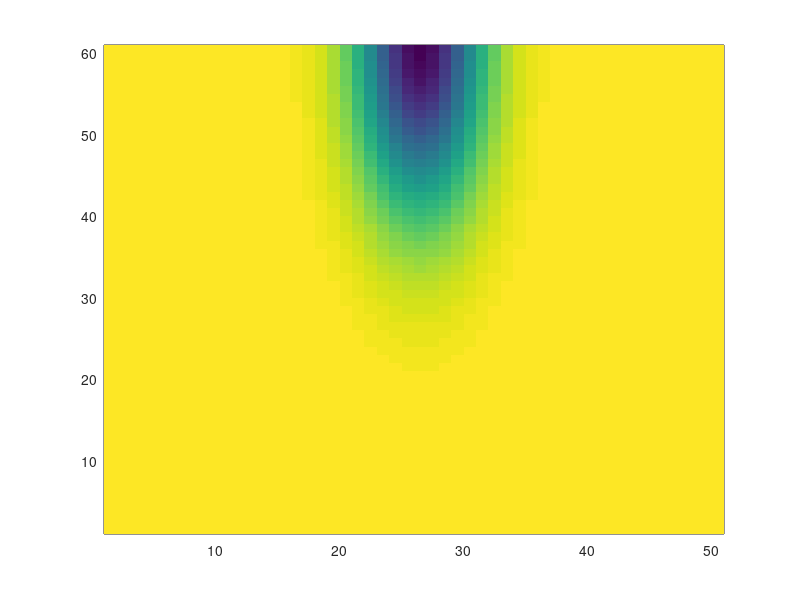

This figure's MATLAB source: (Note: this script raises an error after producing the figure.)
clear all
close all

%%%%%%%%%%%%%%%%%%%%%%%%%%%%%%%%%%%%%%%%%%%%%%%%%%%%%%%%%%%%%%%%%%%%%%%%%%%
%%%%%%%%%%%  THIS SCRIPT VERIFIES THE PROCEDURES IN INWAVE %%%%%%%%%%%%%%%%
%%%%%%%%%%%%%    TO REPRODUCE WAVE CURRENT INTERACTION     %%%%%%%%%%%%%%%%
%%%%%%%%%%%%%%%%%%%%%%%%%%%%%%%%%%%%%%%%%%%%%%%%%%%%%%%%%%%%%%%%%%%%%%%%%%%

% 1) DEFINE TIME VECTOR, SIMULATION DOMAIN, WATER DEPTH and CURRENTS.

dt=600;
dx=1000;
dy=1000;

t=[0:dt:24*3600];

[X,Y]=meshgrid(0:dx:50*dx,0:dy:60*dy);

[nm,nn]=size(X);

nt=length(t);

h0=10*ones(size(X));

%u0=zeros(size(X));
u0=-exp( -((X-25000)./5000).^2-((60*1000-Y)./20000).^2);
pcolor(u0)
shading flat
colorbar 'vertical'
u=zeros(nt,nm,nn);
h=zeros(nt,nm,nn);

for tt=1:nt
    for jj=1:nm
        for ii=1:nn
            u(tt,jj,ii)=0.1*u0(jj,ii)*sin(2*pi/(12*3600).*t(1,tt));
            h(tt,jj,ii)=h0(jj,ii)+sin(2*pi/(12*3600).*t(1,tt));
        end
    end
end

% 2) DEFINE THE ABSOLUTE PERIOD

Ta=ones(size(h0)).*10;

% 3) DEFINE THE RELATIVE PERIOD

Ta;


wr=zeros(size(u));
wa=zeros(size(u));
Tr=zeros(size(u));
k=zeros(size(u));

Tr(1,:,:)=Ta;
wr(1,:,:)=(2*pi)./Tr(1,:,:);


wa=zeros(size(u));

clear L error

for tt=1:nt-1

display(tt) 
  
  for jj=1:nm
    for ii=1:nn
      error=1000;
      L0(jj,ii)=(9.81*Tr(tt,jj,ii)^2)./(2*pi);
      L1(jj,ii)=L0(jj,ii)*tanh(2*pi*h(tt,jj,ii)/L0(jj,ii));
      while(error>0.1)
        L(jj,ii)=L0(jj,ii)*tanh(2*pi*h(tt,jj,ii)./L1(jj,ii));
        error=abs(L(jj,ii)-L1(jj,ii))/L(jj,ii)*100;
        L1(jj,ii)=L(jj,ii);
      end
      k(tt,jj,ii)=(2*pi/L(jj,ii)); 
    end
  end


% 6) COMPUTE THE WAVE ABSOLUTE FREQUENCY
    
wa(tt,:,:)=wr(tt,:,:)+k(tt,:,:).*u(tt,:,:) ;


% 7) COMPUTE THE CHANGE IN THE WAVE NUMBER

for jj=2:nm-1
  for ii=1:nn
    k(tt+1,jj,ii)=k(tt,jj,ii)+(wa(tt,jj+1,ii)-wa(tt,jj-1,ii))./dy*dt;
  end
end

k(tt+1,1,:)=k(tt+1,2,:);
k(tt+1,nm,:)=k(tt+1,nm-1,ii);

% 8) COMPUTE THE RELATIVE FREQUENCY

wr(tt+1,:,:)=((9.81*k(tt+1,:,:)).*tanh(k(tt+1,:,:).*h(tt+1,:,:))).^0.5; 
Tr(tt+1,:,:)=2*pi/wr(tt+1,:,:);


    figure(1)
    
    subplot(2,2,1)
    pcolor(squeeze(h(tt,:,:)))
    shading flat
    colorbar 'vertical'
    title('h')

    subplot(2,2,2)
    pcolor(squeeze(u(tt,:,:)))
    shading flat
    colorbar 'vertical'
    caxis([-0.2 0.2])
    title('u')
    
    subplot(2,2,3)
    pcolor((2*pi)./squeeze(k(tt,:,:)))
    shading flat
    colorbar 'vertical'
    title('L')
    
    subplot(2,2,4)
    pcolor((2*pi)./squeeze(wr(tt,:,:)))
    shading flat
    colorbar 'vertical'
    caxis([9.5 10.5])
    title('wr')
    pause
  
end


figure
plot(2*pi./squeeze(wr(:,31,26)))
hold on
plot(2*pi./squeeze(wa(:,31,26)),'r')
    
